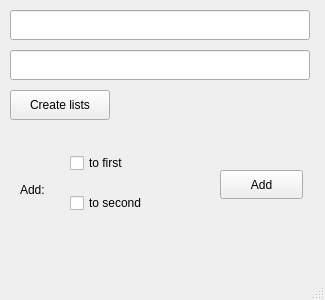
<?xml version="1.0" encoding="UTF-8"?>
<ui version="4.0">
 <class>MainWindow</class>
 <widget class="QMainWindow" name="MainWindow">
  <property name="geometry">
   <rect>
    <x>0</x>
    <y>0</y>
    <width>325</width>
    <height>300</height>
   </rect>
  </property>
  <property name="windowTitle">
   <string>MainWindow</string>
  </property>
  <widget class="QWidget" name="centralwidget">
   <widget class="QPushButton" name="createListsButton">
    <property name="geometry">
     <rect>
      <x>10</x>
      <y>90</y>
      <width>100</width>
      <height>30</height>
     </rect>
    </property>
    <property name="text">
     <string>Create lists</string>
    </property>
   </widget>
   <widget class="QLineEdit" name="list1">
    <property name="geometry">
     <rect>
      <x>10</x>
      <y>10</y>
      <width>300</width>
      <height>30</height>
     </rect>
    </property>
   </widget>
   <widget class="QLineEdit" name="list2">
    <property name="geometry">
     <rect>
      <x>10</x>
      <y>50</y>
      <width>300</width>
      <height>30</height>
     </rect>
    </property>
   </widget>
   <widget class="QCheckBox" name="checkBoxToSecond">
    <property name="geometry">
     <rect>
      <x>70</x>
      <y>190</y>
      <width>93</width>
      <height>26</height>
     </rect>
    </property>
    <property name="text">
     <string>to second</string>
    </property>
   </widget>
   <widget class="QCheckBox" name="checkBoxToFirst">
    <property name="geometry">
     <rect>
      <x>70</x>
      <y>150</y>
      <width>93</width>
      <height>26</height>
     </rect>
    </property>
    <property name="text">
     <string>to first</string>
    </property>
   </widget>
   <widget class="QLabel" name="label">
    <property name="geometry">
     <rect>
      <x>20</x>
      <y>180</y>
      <width>63</width>
      <height>20</height>
     </rect>
    </property>
    <property name="text">
     <string>Add:</string>
    </property>
   </widget>
   <widget class="QPushButton" name="addButton">
    <property name="geometry">
     <rect>
      <x>220</x>
      <y>170</y>
      <width>83</width>
      <height>29</height>
     </rect>
    </property>
    <property name="text">
     <string>Add</string>
    </property>
   </widget>
  </widget>
  <widget class="QMenuBar" name="menubar">
   <property name="geometry">
    <rect>
     <x>0</x>
     <y>0</y>
     <width>325</width>
     <height>25</height>
    </rect>
   </property>
  </widget>
  <widget class="QStatusBar" name="statusbar"/>
 </widget>
 <resources/>
 <connections/>
</ui>
